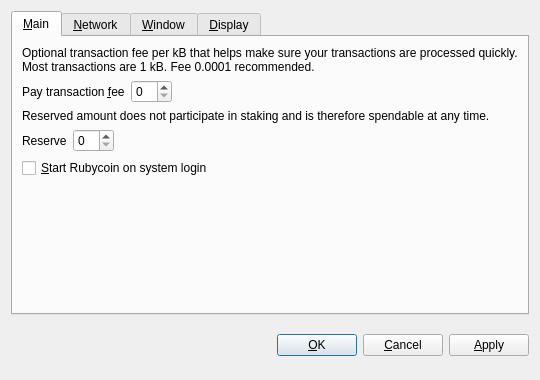
<?xml version="1.0" encoding="UTF-8"?>
<ui version="4.0">
 <class>OptionsDialog</class>
 <widget class="QDialog" name="OptionsDialog">
  <property name="geometry">
   <rect>
    <x>0</x>
    <y>0</y>
    <width>540</width>
    <height>380</height>
   </rect>
  </property>
  <property name="windowTitle">
   <string>Options</string>
  </property>
  <property name="modal">
   <bool>true</bool>
  </property>
  <layout class="QVBoxLayout" name="verticalLayout">
   <item>
    <widget class="QTabWidget" name="tabWidget">
     <property name="tabPosition">
      <enum>QTabWidget::North</enum>
     </property>
     <property name="currentIndex">
      <number>0</number>
     </property>
     <widget class="QWidget" name="tabMain">
      <attribute name="title">
       <string>&amp;Main</string>
      </attribute>
      <layout class="QVBoxLayout" name="verticalLayout_Main">
       <item>
        <widget class="QLabel" name="transactionFeeInfoLabel">
         <property name="text">
          <string>Optional transaction fee per kB that helps make sure your transactions are processed quickly. Most transactions are 1 kB. Fee 0.0001 recommended.</string>
         </property>
         <property name="textFormat">
          <enum>Qt::PlainText</enum>
         </property>
         <property name="wordWrap">
          <bool>true</bool>
         </property>
        </widget>
       </item>
       <item>
        <layout class="QHBoxLayout" name="horizontalLayoutFee">
         <item>
          <widget class="QLabel" name="transactionFeeLabel">
           <property name="text">
            <string>Pay transaction &amp;fee</string>
           </property>
           <property name="textFormat">
            <enum>Qt::PlainText</enum>
           </property>
           <property name="buddy">
            <cstring>transactionFee</cstring>
           </property>
          </widget>
         </item>
         <item>
          <widget class="BitcoinAmountField" name="transactionFee"/>
         </item>
         <item>
          <spacer name="horizontalSpacerFee">
           <property name="orientation">
            <enum>Qt::Horizontal</enum>
           </property>
           <property name="sizeHint" stdset="0">
            <size>
             <width>40</width>
             <height>20</height>
            </size>
           </property>
          </spacer>
         </item>
        </layout>
       </item>
       <item>
        <widget class="QLabel" name="reserveBalanceInfoLabel">
         <property name="text">
          <string>Reserved amount does not participate in staking and is therefore spendable at any time.</string>
         </property>
         <property name="textFormat">
          <enum>Qt::PlainText</enum>
         </property>
         <property name="wordWrap">
          <bool>true</bool>
         </property>
        </widget>
       </item>
       <item>
        <layout class="QHBoxLayout" name="horizontalLayoutReserveBalance">
         <item>
          <widget class="QLabel" name="reserveBalanceLabel">
           <property name="text">
            <string>Reserve</string>
           </property>
           <property name="textFormat">
            <enum>Qt::PlainText</enum>
           </property>
           <property name="buddy">
            <cstring>reserveBalance</cstring>
           </property>
          </widget>
         </item>
         <item>
          <widget class="BitcoinAmountField" name="reserveBalance"/>
         </item>
         <item>
          <spacer name="horizontalSpacerReserveBalance">
           <property name="orientation">
            <enum>Qt::Horizontal</enum>
           </property>
           <property name="sizeHint" stdset="0">
            <size>
             <width>40</width>
             <height>20</height>
            </size>
           </property>
          </spacer>
         </item>
        </layout>
       </item>
       <item>
        <widget class="QCheckBox" name="bitcoinAtStartup">
         <property name="toolTip">
          <string>Automatically start Rubycoin after logging in to the system.</string>
         </property>
         <property name="text">
          <string>&amp;Start Rubycoin on system login</string>
         </property>
        </widget>
       </item>
       <item>
        <spacer name="verticalSpacer_Main">
         <property name="orientation">
          <enum>Qt::Vertical</enum>
         </property>
         <property name="sizeHint" stdset="0">
          <size>
           <width>20</width>
           <height>40</height>
          </size>
         </property>
        </spacer>
       </item>
      </layout>
     </widget>
     <widget class="QWidget" name="tabNetwork">
      <attribute name="title">
       <string>&amp;Network</string>
      </attribute>
      <layout class="QVBoxLayout" name="verticalLayout_Network">
       <item>
        <widget class="QCheckBox" name="mapPortUpnp">
         <property name="toolTip">
          <string>Automatically open the Rubycoin client port on the router. This only works when your router supports UPnP and it is enabled.</string>
         </property>
         <property name="text">
          <string>Map port using &amp;UPnP</string>
         </property>
        </widget>
       </item>
       <item>
        <widget class="QCheckBox" name="connectSocks">
         <property name="toolTip">
          <string>Connect to the Rubycoin network through a SOCKS5 proxy (e.g. when connecting through Tor).</string>
         </property>
         <property name="text">
          <string>&amp;Connect through SOCKS5 proxy:</string>
         </property>
        </widget>
       </item>
       <item>
        <layout class="QHBoxLayout" name="horizontalLayout_Network">
         <item>
          <widget class="QLabel" name="proxyIpLabel">
           <property name="text">
            <string>Proxy &amp;IP:</string>
           </property>
           <property name="textFormat">
            <enum>Qt::PlainText</enum>
           </property>
           <property name="buddy">
            <cstring>proxyIp</cstring>
           </property>
          </widget>
         </item>
         <item>
          <widget class="QValidatedLineEdit" name="proxyIp">
           <property name="maximumSize">
            <size>
             <width>140</width>
             <height>16777215</height>
            </size>
           </property>
           <property name="toolTip">
            <string>IP address of the proxy (e.g. 127.0.0.1)</string>
           </property>
          </widget>
         </item>
         <item>
          <widget class="QLabel" name="proxyPortLabel">
           <property name="text">
            <string>&amp;Port:</string>
           </property>
           <property name="textFormat">
            <enum>Qt::PlainText</enum>
           </property>
           <property name="buddy">
            <cstring>proxyPort</cstring>
           </property>
          </widget>
         </item>
         <item>
          <widget class="QLineEdit" name="proxyPort">
           <property name="maximumSize">
            <size>
             <width>55</width>
             <height>16777215</height>
            </size>
           </property>
           <property name="toolTip">
            <string>Port of the proxy (e.g. 9050)</string>
           </property>
          </widget>
         </item>
         <item>
          <spacer name="horizontalSpacer_Network">
           <property name="orientation">
            <enum>Qt::Horizontal</enum>
           </property>
           <property name="sizeHint" stdset="0">
            <size>
             <width>40</width>
             <height>20</height>
            </size>
           </property>
          </spacer>
         </item>
        </layout>
       </item>
       <item>
        <spacer name="verticalSpacer_Network">
         <property name="orientation">
          <enum>Qt::Vertical</enum>
         </property>
         <property name="sizeHint" stdset="0">
          <size>
           <width>20</width>
           <height>40</height>
          </size>
         </property>
        </spacer>
       </item>
      </layout>
     </widget>
     <widget class="QWidget" name="tabWindow">
      <attribute name="title">
       <string>&amp;Window</string>
      </attribute>
      <layout class="QVBoxLayout" name="verticalLayout_Window">
       <item>
        <widget class="QCheckBox" name="minimizeToTray">
         <property name="toolTip">
          <string>Show only a tray icon after minimizing the window.</string>
         </property>
         <property name="text">
          <string>&amp;Minimize to the tray instead of the taskbar</string>
         </property>
        </widget>
       </item>
       <item>
        <widget class="QCheckBox" name="minimizeOnClose">
         <property name="toolTip">
          <string>Minimize instead of exit the application when the window is closed. When this option is enabled, the application will be closed only after selecting Quit in the menu.</string>
         </property>
         <property name="text">
          <string>M&amp;inimize on close</string>
         </property>
        </widget>
       </item>
       <item>
        <spacer name="verticalSpacer_Window">
         <property name="orientation">
          <enum>Qt::Vertical</enum>
         </property>
         <property name="sizeHint" stdset="0">
          <size>
           <width>20</width>
           <height>40</height>
          </size>
         </property>
        </spacer>
       </item>
      </layout>
     </widget>
     <widget class="QWidget" name="tabDisplay">
      <attribute name="title">
       <string>&amp;Display</string>
      </attribute>
      <layout class="QVBoxLayout" name="verticalLayout_Display">
       <item>
        <layout class="QHBoxLayout" name="horizontalLayout_1_Display">
         <item>
          <widget class="QLabel" name="langLabel">
           <property name="text">
            <string>User Interface &amp;language:</string>
           </property>
           <property name="textFormat">
            <enum>Qt::PlainText</enum>
           </property>
           <property name="buddy">
            <cstring>lang</cstring>
           </property>
          </widget>
         </item>
         <item>
          <widget class="QValueComboBox" name="lang">
           <property name="toolTip">
            <string>The user interface language can be set here. This setting will take effect after restarting Rubycoin.</string>
           </property>
          </widget>
         </item>
        </layout>
       </item>
       <item>
        <layout class="QHBoxLayout" name="horizontalLayout_2_Display">
         <item>
          <widget class="QLabel" name="unitLabel">
           <property name="text">
            <string>&amp;Unit to show amounts in:</string>
           </property>
           <property name="textFormat">
            <enum>Qt::PlainText</enum>
           </property>
           <property name="buddy">
            <cstring>unit</cstring>
           </property>
          </widget>
         </item>
         <item>
          <widget class="QValueComboBox" name="unit">
           <property name="toolTip">
            <string>Choose the default subdivision unit to show in the interface and when sending coins.</string>
           </property>
          </widget>
         </item>
        </layout>
       </item>
       <item>
        <widget class="QCheckBox" name="coinControlFeatures">
         <property name="toolTip">
          <string>Whether to show coin control features or not.</string>
         </property>
         <property name="text">
          <string>Display coin &amp;control features (experts only!)</string>
         </property>
        </widget>
       </item>
       <item>
        <widget class="QCheckBox" name="minimizeCoinAge">
         <property name="toolTip">
          <string>Whether to select the coin outputs randomly or with minimal coin age.</string>
         </property>
         <property name="text">
          <string>Minimize weight consumption (experimental)</string>
         </property>
        </widget>
       </item>
       <item>
        <widget class="QCheckBox" name="useRedTheme">
         <property name="text">
          <string>Use red visual theme (requires restart)</string>
         </property>
        </widget>
       </item>
       <item>
        <spacer name="verticalSpacer_Display">
         <property name="orientation">
          <enum>Qt::Vertical</enum>
         </property>
         <property name="sizeHint" stdset="0">
          <size>
           <width>20</width>
           <height>40</height>
          </size>
         </property>
        </spacer>
       </item>
      </layout>
     </widget>
    </widget>
   </item>
   <item>
    <layout class="QHBoxLayout" name="horizontalLayout_Buttons">
     <item>
      <spacer name="horizontalSpacer_1">
       <property name="orientation">
        <enum>Qt::Horizontal</enum>
       </property>
       <property name="sizeHint" stdset="0">
        <size>
         <width>40</width>
         <height>48</height>
        </size>
       </property>
      </spacer>
     </item>
     <item>
      <widget class="QLabel" name="statusLabel">
       <property name="font">
        <font>
         <weight>75</weight>
         <bold>true</bold>
        </font>
       </property>
       <property name="text">
        <string/>
       </property>
       <property name="textFormat">
        <enum>Qt::PlainText</enum>
       </property>
       <property name="wordWrap">
        <bool>true</bool>
       </property>
      </widget>
     </item>
     <item>
      <spacer name="horizontalSpacer_2">
       <property name="orientation">
        <enum>Qt::Horizontal</enum>
       </property>
       <property name="sizeHint" stdset="0">
        <size>
         <width>40</width>
         <height>48</height>
        </size>
       </property>
      </spacer>
     </item>
     <item>
      <widget class="QPushButton" name="okButton">
       <property name="text">
        <string>&amp;OK</string>
       </property>
      </widget>
     </item>
     <item>
      <widget class="QPushButton" name="cancelButton">
       <property name="text">
        <string>&amp;Cancel</string>
       </property>
       <property name="autoDefault">
        <bool>false</bool>
       </property>
      </widget>
     </item>
     <item>
      <widget class="QPushButton" name="applyButton">
       <property name="text">
        <string>&amp;Apply</string>
       </property>
       <property name="autoDefault">
        <bool>false</bool>
       </property>
      </widget>
     </item>
    </layout>
   </item>
  </layout>
 </widget>
 <customwidgets>
  <customwidget>
   <class>BitcoinAmountField</class>
   <extends>QSpinBox</extends>
   <header>bitcoinamountfield.h</header>
  </customwidget>
  <customwidget>
   <class>QValueComboBox</class>
   <extends>QComboBox</extends>
   <header>qvaluecombobox.h</header>
  </customwidget>
  <customwidget>
   <class>QValidatedLineEdit</class>
   <extends>QLineEdit</extends>
   <header>qvalidatedlineedit.h</header>
  </customwidget>
 </customwidgets>
 <resources/>
 <connections/>
</ui>
